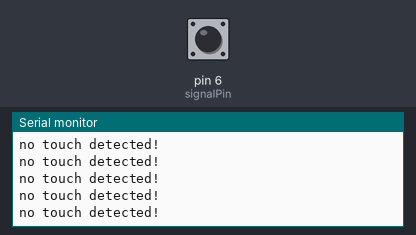
A sketch run on a simulated Arduino Uno, built with avr-gcc and run on an emulated ATmega328P. Shown: the last lines printed to the serial monitor. The test bench sets the inputs (shaded band); at power-on: pin 6 (signalPin) LOW.

Above: at 1.2 s.
1.3 s: pin 6 (signalPin) driven HIGH
At 2.2 s:
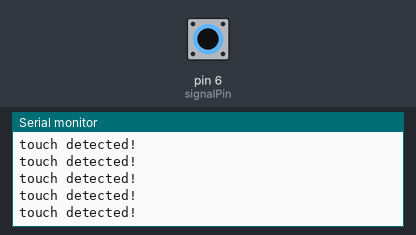
3.2 s: pin 6 (signalPin) driven LOW
At 4.3 s:
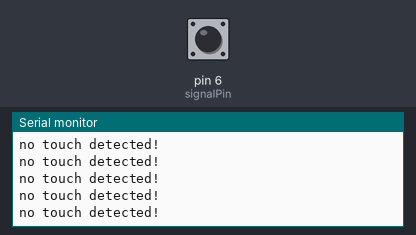
6.2 s: pin 6 (signalPin) driven HIGH
At 6.8 s:
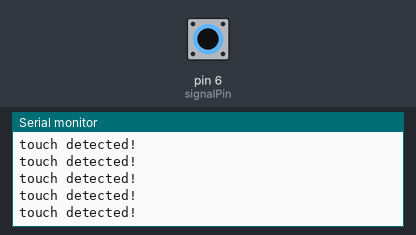
9.2 s: pin 6 (signalPin) driven LOW
At 9.9 s:
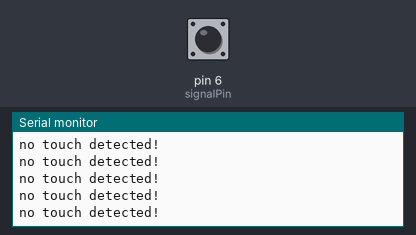
12.2 s: pin 6 (signalPin) pulsed HIGH 2 times (0.12 s each, 0.3 s apart)
15.8 s: pin 6 (signalPin) driven HIGH
At 16.6 s:
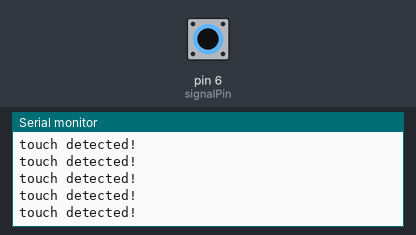

The sketch:

touchpad.ino
```cpp
int signalPin = 6;

void setup() {
  // put your setup code here, to run once:
  Serial.begin(9600);
}

void loop() {
  // put your main code here, to run repeatedly:
  int touchState = digitalRead(signalPin);

  if(touchState==1){
  Serial.println("touch detected!");
  }
  else{
  Serial.println("no touch detected!");
  }
}
```

Measured:
- after the input at 1.3 s, the serial monitor: prints a new line after 0.07 s (image 1)
- after the input at 15.8 s, the serial monitor: prints a new line after 0.07 s (image 5)
